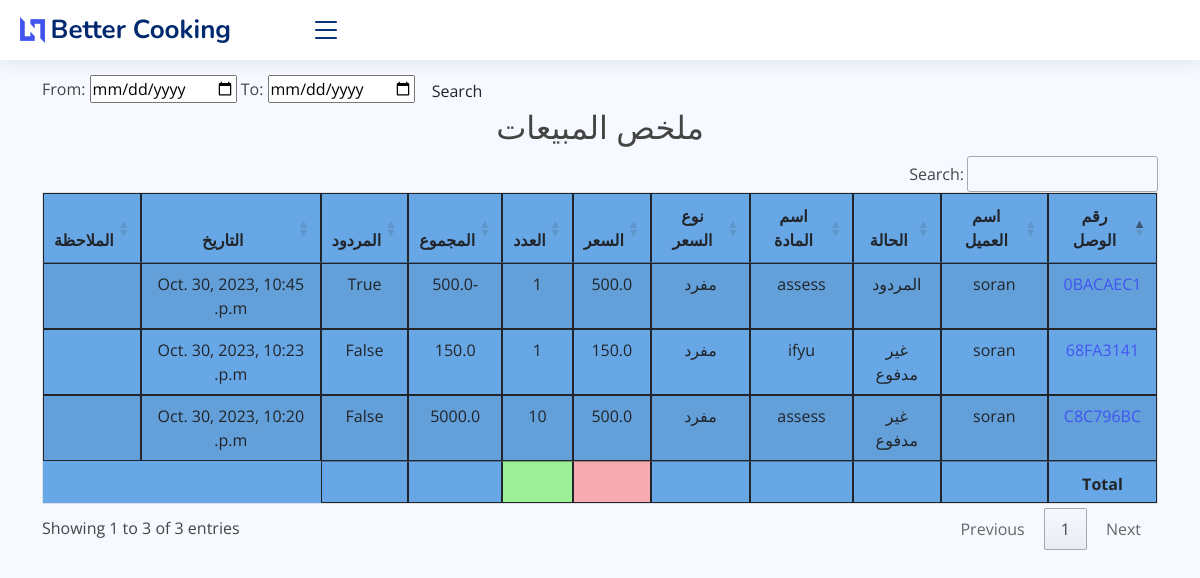
Page /sales_report on the earlier database version.
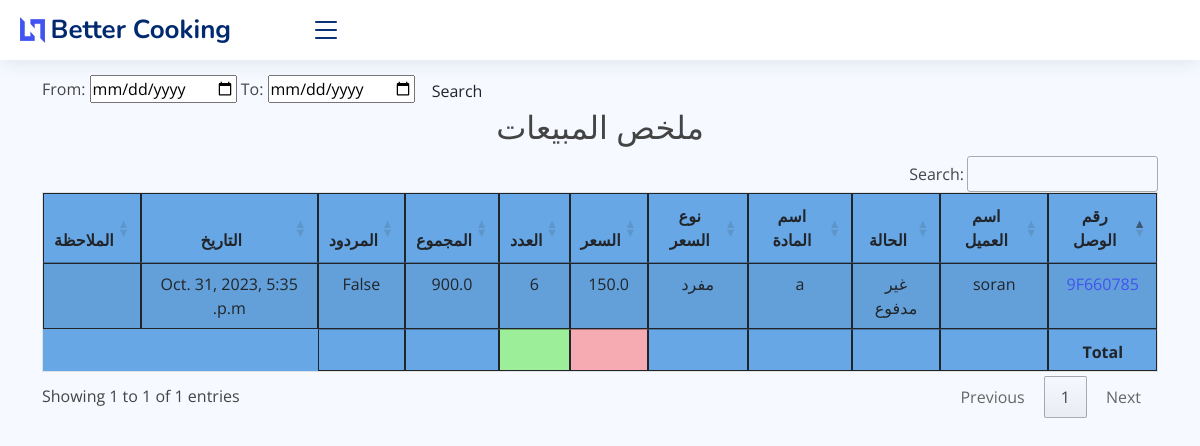
Same page on the later database version.
### core/models.py (models this page shows, shortened)
class SaleItem(models.Model):
    sales_invoice = models.ForeignKey(SaleInvoice, on_delete=models.CASCADE)
    warehouse = models.ForeignKey(Warehouse, on_delete=models.CASCADE,default="Test")  # Add this field
    item = models.ForeignKey(Item, on_delete=models.CASCADE)
    qty = models.PositiveSmallIntegerField(default=1)
    total_amt = models.FloatField(editable=False, default=0)
    sale_date = models.DateTimeField(auto_now_add=True)
    is_returned = models.BooleanField(default=False)
    sub_total = models.FloatField(validators=[MinValueValidator(0.01)], default=0)
    discount_type = models.CharField(max_length=30, choices=(('amount', 'Amount'),
                                                             ('percentage', 'Percentage')
                                                             ), default='percentage', editable=False)
    discount_value = models.FloatField(blank=True, null=True, verbose_name='Discount Percentage')
    class Meta:
        verbose_name_plural = ' بند المبيعات'

class SaleInvoice(models.Model):
    STATUS = (
        ('مدفوع', 'مدفوع'),
        ('غير مدفوع', 'غير مدفوع'),
        ('المردود', 'المردود'),
    )
    invoice_number = models.CharField(max_length=8, unique=True, editable=False)
    customer_name = models.ForeignKey(Customer, on_delete=models.CASCADE)
    date = models.DateTimeField(auto_now_add=True)
    status = models.CharField(max_length=10, choices=STATUS, default='مدفوع')
    note = models.CharField(max_length=100, blank=True)
    updated_at = models.DateTimeField(auto_now=True)
    class Meta:
        verbose_name_plural = 'فاتورة البيع'

class Customer(models.Model):
    customer_name = models.CharField(max_length=50, blank=True)
    customer_mobile = models.CharField(max_length=50, blank=True)
    customer_address = models.TextField(blank=True)
    city = models.CharField(max_length=50, blank=True)
    note = models.TextField(blank=True)
    class Meta:
        verbose_name_plural = 'الزبائن'
    def __str__(self):
        return self.customer_name

class Item(models.Model):
    PRICELIST = (
        ('مفرد', 'مفرد'),
        ('جملة', 'جملة'),
        ('شراء', 'شراء'),
        ('قسط', 'قسط'),
    )
    item_code = models.CharField(max_length=50)
    name = models.CharField(max_length=255)
    category = models.CharField(max_length=30, default='Test')
    price = models.FloatField(default=1)
    price_list = models.CharField(max_length=30, choices=PRICELIST, default='مفرد')
    note = models.TextField(blank=True)
    class Meta:
        verbose_name_plural = 'المواد'

### core/views.py (the view)
# urls.py: path('sales_report', views.sales_repoert, name="sales_report"),
def sales_repoert(request):
    s_reports = SaleItem.objects.select_related()
    myFilter = Sales_Filter(request.GET, queryset=s_reports)
    s_reports = myFilter.qs
    context = {'s_reports': s_reports, 'myFilter': myFilter}
    return render(request, 'core/reports/sales_report.html', context)

### core/templates/core/reports/sales_report.html (shortened to what this page needs)
{% extends 'core/base.html' %}
{% block content %}
    <br>
    <br> <br>
    <form class="form-a">
        From: <input type="date" value={{ myFilter.form.max_date }}</input>
        To: <input type="date" value={{ myFilter.form.min_date }}</input>
        <button type="submit" class="btn btn-b">Search</button>
    </form>
    <h2 class="text-center"> ملخص المبيعات </h2>
    <table id="example1" class="table table-striped" style="background-color: #68a7e5">
        <thead>
        <tr>
            <th>رقم الوصل</th>
            <th>اسم العميل</th>
            <th>الحالة</th>
            <th>اسم المادة</th>
            <th>نوع السعر</th>
            <th> السعر</th>
            <th>العدد</th>
            <th>المجموع</th>
            <th>المردود</th>
            <th>التاريخ</th>
            <th>الملاحظة</th>
        </tr>
        </thead>
        <tbody>
        {% for i in  s_reports %}
            <tr>
                <td><a href="{% url 'single_sale' i.sales_invoice.id %}">{{ i.sales_invoice.invoice_number }}</a></td>
                <td>{{ i.sales_invoice.customer_name }}</td>
                <td>{{ i.sales_invoice.status }}</td>
                <td>{{ i.item.name }}</td>
                <td>{{ i.item.price_list }}</td>
                <td>{{ i.item.price }}</td>
                <td>{{ i.qty }}</td>
                <td>{{ i.total_amt }}</td>
                <td>{{ i.is_returned }}</td>
                <td>{{ i.sale_date }}</td>
               <td>{{ i.sales_invoice.note }}</td>
            </tr>
        {% endfor %}
        </tbody>
        <tfoot>
        <th></th>
        <th></th>
        <th></th>
        <th></th>
        <th></th>
        <th style="background-color: #f6aab2"></th>
        <th style="background-color: #9cee99"></th>
        <th></th>
        <th></th>
        </tfoot>
    </table>
{% endblock %}

Differences in the rows shown:
removed SaleItem: sales_invoice.invoice_number "C8C796BC", sales_invoice.customer_name "soran", sales_invoice.status "غير مدفوع", item.name "assess", item.price_list "مفرد", item.price "500.0", qty "10", total_amt "5000.0", is_returned "False", sale_date "Oct. 30, 2023, 10:20 p.m."
removed SaleItem: sales_invoice.invoice_number "68FA3141", sales_invoice.customer_name "soran", sales_invoice.status "غير مدفوع", item.name "ifyu", item.price_list "مفرد", item.price "150.0", qty "1", total_amt "150.0", is_returned "False", sale_date "Oct. 30, 2023, 10:23 p.m."
removed SaleItem: sales_invoice.invoice_number "0BACAEC1", sales_invoice.customer_name "soran", sales_invoice.status "المردود", item.name "assess", item.price_list "مفرد", item.price "500.0", qty "1", total_amt "-500.0", is_returned "True", sale_date "Oct. 30, 2023, 10:45 p.m."
added SaleItem: sales_invoice.invoice_number "9F660785", sales_invoice.customer_name "soran", sales_invoice.status "غير مدفوع", item.name "a", item.price_list "مفرد", item.price "150.0", qty "6", total_amt "900.0", is_returned "False", sale_date "Oct. 31, 2023, 5:35 p.m."
Other differences:
text written by a page script: "Search: Showing 1 to 3 of 3 entries Previous 1 Next" → "Search: Showing 1 to 1 of 1 entries Previous 1 Next"
